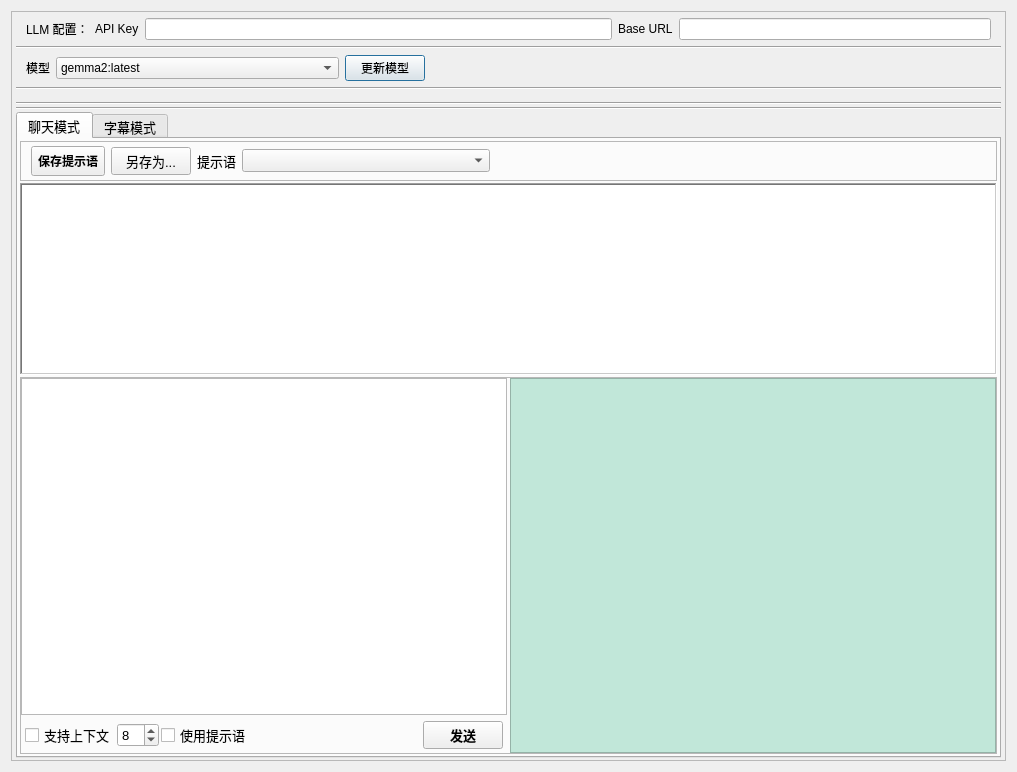
<?xml version="1.0" encoding="UTF-8"?>
<ui version="4.0">
 <class>dlgLlmPrompter</class>
 <widget class="QDialog" name="dlgLlmPrompter">
  <property name="geometry">
   <rect>
    <x>0</x>
    <y>0</y>
    <width>1017</width>
    <height>772</height>
   </rect>
  </property>
  <property name="windowTitle">
   <string>提示语调整工具</string>
  </property>
  <property name="layoutDirection">
   <enum>Qt::LeftToRight</enum>
  </property>
  <layout class="QVBoxLayout" name="verticalLayout_2">
   <item>
    <widget class="QFrame" name="freSetting">
     <property name="frameShape">
      <enum>QFrame::StyledPanel</enum>
     </property>
     <layout class="QVBoxLayout" name="vlytSetting" stretch="0,0,0,0,0,0,0,2">
      <property name="spacing">
       <number>2</number>
      </property>
      <property name="sizeConstraint">
       <enum>QLayout::SetMinAndMaxSize</enum>
      </property>
      <property name="leftMargin">
       <number>4</number>
      </property>
      <property name="topMargin">
       <number>2</number>
      </property>
      <property name="rightMargin">
       <number>4</number>
      </property>
      <property name="bottomMargin">
       <number>2</number>
      </property>
      <item>
       <widget class="QFrame" name="freLLM">
        <property name="frameShape">
         <enum>QFrame::NoFrame</enum>
        </property>
        <layout class="QHBoxLayout" name="hlytLLM" stretch="0,0,3,0,2">
         <property name="leftMargin">
          <number>10</number>
         </property>
         <property name="topMargin">
          <number>4</number>
         </property>
         <property name="rightMargin">
          <number>10</number>
         </property>
         <property name="bottomMargin">
          <number>4</number>
         </property>
         <item>
          <widget class="QLabel" name="lblLLM">
           <property name="text">
            <string>LLM 配置：</string>
           </property>
          </widget>
         </item>
         <item>
          <widget class="QLabel" name="lblApiKey">
           <property name="text">
            <string>API Key</string>
           </property>
          </widget>
         </item>
         <item>
          <widget class="QLineEdit" name="edtAPiKey"/>
         </item>
         <item>
          <widget class="QLabel" name="lblBaseUrl">
           <property name="text">
            <string>Base URL</string>
           </property>
          </widget>
         </item>
         <item>
          <widget class="QLineEdit" name="edtBaseUrl"/>
         </item>
        </layout>
       </widget>
      </item>
      <item>
       <widget class="Line" name="line_2">
        <property name="orientation">
         <enum>Qt::Horizontal</enum>
        </property>
       </widget>
      </item>
      <item>
       <widget class="QFrame" name="freTranslate">
        <property name="frameShape">
         <enum>QFrame::NoFrame</enum>
        </property>
        <layout class="QHBoxLayout" name="hlytTranslate" stretch="0,1,0,2">
         <property name="leftMargin">
          <number>10</number>
         </property>
         <property name="topMargin">
          <number>4</number>
         </property>
         <property name="rightMargin">
          <number>10</number>
         </property>
         <property name="bottomMargin">
          <number>4</number>
         </property>
         <item>
          <widget class="QLabel" name="lblLlmModel">
           <property name="text">
            <string>模型</string>
           </property>
          </widget>
         </item>
         <item>
          <widget class="QComboBox" name="cbbLlmModel">
           <property name="sizePolicy">
            <sizepolicy hsizetype="Preferred" vsizetype="Fixed">
             <horstretch>10</horstretch>
             <verstretch>10</verstretch>
            </sizepolicy>
           </property>
           <item>
            <property name="text">
             <string>gemma2:latest</string>
            </property>
           </item>
          </widget>
         </item>
         <item>
          <widget class="QPushButton" name="btnLlmRefresh">
           <property name="text">
            <string>更新模型</string>
           </property>
           <property name="icon">
            <iconset>
             <normaloff>../../resources/images/icons/更新.png</normaloff>../../resources/images/icons/更新.png</iconset>
           </property>
          </widget>
         </item>
         <item>
          <spacer name="horizontalSpacer_3">
           <property name="orientation">
            <enum>Qt::Horizontal</enum>
           </property>
           <property name="sizeHint" stdset="0">
            <size>
             <width>40</width>
             <height>20</height>
            </size>
           </property>
          </spacer>
         </item>
        </layout>
       </widget>
      </item>
      <item>
       <widget class="Line" name="line_4">
        <property name="orientation">
         <enum>Qt::Horizontal</enum>
        </property>
       </widget>
      </item>
      <item>
       <spacer name="verticalSpacer">
        <property name="orientation">
         <enum>Qt::Vertical</enum>
        </property>
        <property name="sizeHint" stdset="0">
         <size>
          <width>20</width>
          <height>10</height>
         </size>
        </property>
       </spacer>
      </item>
      <item>
       <widget class="Line" name="line_3">
        <property name="orientation">
         <enum>Qt::Horizontal</enum>
        </property>
       </widget>
      </item>
      <item>
       <widget class="Line" name="line">
        <property name="orientation">
         <enum>Qt::Horizontal</enum>
        </property>
       </widget>
      </item>
      <item>
       <widget class="QTabWidget" name="tabwtLLM">
        <property name="sizePolicy">
         <sizepolicy hsizetype="Preferred" vsizetype="Preferred">
          <horstretch>0</horstretch>
          <verstretch>0</verstretch>
         </sizepolicy>
        </property>
        <property name="font">
         <font>
          <pointsize>10</pointsize>
          <bold>false</bold>
         </font>
        </property>
        <property name="currentIndex">
         <number>0</number>
        </property>
        <widget class="QWidget" name="tabChat">
         <attribute name="title">
          <string>聊天模式</string>
         </attribute>
         <layout class="QVBoxLayout" name="verticalLayout">
          <property name="spacing">
           <number>2</number>
          </property>
          <property name="leftMargin">
           <number>2</number>
          </property>
          <property name="topMargin">
           <number>2</number>
          </property>
          <property name="rightMargin">
           <number>2</number>
          </property>
          <property name="bottomMargin">
           <number>2</number>
          </property>
          <item>
           <widget class="QFrame" name="horizontalFrame">
            <property name="frameShape">
             <enum>QFrame::StyledPanel</enum>
            </property>
            <layout class="QHBoxLayout" name="horizontalLayout_4" stretch="0,0,0,1,2">
             <property name="leftMargin">
              <number>10</number>
             </property>
             <property name="topMargin">
              <number>4</number>
             </property>
             <property name="bottomMargin">
              <number>4</number>
             </property>
             <item>
              <widget class="QToolButton" name="btnSavePrompt">
               <property name="sizePolicy">
                <sizepolicy hsizetype="Fixed" vsizetype="Fixed">
                 <horstretch>0</horstretch>
                 <verstretch>0</verstretch>
                </sizepolicy>
               </property>
               <property name="minimumSize">
                <size>
                 <width>0</width>
                 <height>30</height>
                </size>
               </property>
               <property name="font">
                <font>
                 <family>宋体</family>
                 <pointsize>9</pointsize>
                 <bold>true</bold>
                </font>
               </property>
               <property name="toolTipDuration">
                <number>-1</number>
               </property>
               <property name="layoutDirection">
                <enum>Qt::LeftToRight</enum>
               </property>
               <property name="text">
                <string>保存提示语</string>
               </property>
               <property name="icon">
                <iconset>
                 <normaloff>../../resources/images/icons/保存.png</normaloff>../../resources/images/icons/保存.png</iconset>
               </property>
               <property name="autoRepeatInterval">
                <number>100</number>
               </property>
               <property name="popupMode">
                <enum>QToolButton::DelayedPopup</enum>
               </property>
               <property name="toolButtonStyle">
                <enum>Qt::ToolButtonTextBesideIcon</enum>
               </property>
               <property name="autoRaise">
                <bool>false</bool>
               </property>
               <property name="arrowType">
                <enum>Qt::NoArrow</enum>
               </property>
              </widget>
             </item>
             <item>
              <widget class="QPushButton" name="btnSaveAs">
               <property name="text">
                <string>另存为...</string>
               </property>
              </widget>
             </item>
             <item>
              <widget class="QLabel" name="lblPrompt">
               <property name="text">
                <string>提示语</string>
               </property>
              </widget>
             </item>
             <item>
              <widget class="QComboBox" name="cbbPrompt"/>
             </item>
             <item>
              <spacer name="horizontalSpacer_4">
               <property name="orientation">
                <enum>Qt::Horizontal</enum>
               </property>
               <property name="sizeHint" stdset="0">
                <size>
                 <width>40</width>
                 <height>20</height>
                </size>
               </property>
              </spacer>
             </item>
            </layout>
           </widget>
          </item>
          <item>
           <widget class="QTextEdit" name="txtPrompt">
            <property name="sizePolicy">
             <sizepolicy hsizetype="Preferred" vsizetype="Preferred">
              <horstretch>0</horstretch>
              <verstretch>0</verstretch>
             </sizepolicy>
            </property>
            <property name="autoFillBackground">
             <bool>false</bool>
            </property>
            <property name="styleSheet">
             <string notr="true"/>
            </property>
            <property name="frameShape">
             <enum>QFrame::WinPanel</enum>
            </property>
            <property name="html">
             <string>&lt;!DOCTYPE HTML PUBLIC &quot;-//W3C//DTD HTML 4.0//EN&quot; &quot;http://www.w3.org/TR/REC-html40/strict.dtd&quot;&gt;
&lt;html&gt;&lt;head&gt;&lt;meta name=&quot;qrichtext&quot; content=&quot;1&quot; /&gt;&lt;meta charset=&quot;utf-8&quot; /&gt;&lt;style type=&quot;text/css&quot;&gt;
p, li { white-space: pre-wrap; }
hr { height: 1px; border-width: 0; }
li.unchecked::marker { content: &quot;\2610&quot;; }
li.checked::marker { content: &quot;\2612&quot;; }
&lt;/style&gt;&lt;/head&gt;&lt;body style=&quot; font-family:'Microsoft YaHei UI'; font-size:10pt; font-weight:400; font-style:normal;&quot;&gt;
&lt;p style=&quot;-qt-paragraph-type:empty; margin-top:0px; margin-bottom:0px; margin-left:0px; margin-right:0px; -qt-block-indent:0; text-indent:0px; font-family:'SimSun'; font-size:9pt;&quot;&gt;&lt;br /&gt;&lt;/p&gt;&lt;/body&gt;&lt;/html&gt;</string>
            </property>
           </widget>
          </item>
          <item>
           <widget class="QFrame" name="fraChat">
            <property name="frameShape">
             <enum>QFrame::StyledPanel</enum>
            </property>
            <property name="frameShadow">
             <enum>QFrame::Raised</enum>
            </property>
            <layout class="QHBoxLayout" name="horizontalLayout_2">
             <property name="spacing">
              <number>3</number>
             </property>
             <property name="leftMargin">
              <number>0</number>
             </property>
             <property name="topMargin">
              <number>0</number>
             </property>
             <property name="rightMargin">
              <number>0</number>
             </property>
             <property name="bottomMargin">
              <number>0</number>
             </property>
             <item>
              <layout class="QVBoxLayout" name="vlytChat" stretch="0,0">
               <property name="spacing">
                <number>2</number>
               </property>
               <item>
                <widget class="QTextEdit" name="edtChatMsg">
                 <property name="styleSheet">
                  <string notr="true"/>
                 </property>
                </widget>
               </item>
               <item>
                <layout class="QHBoxLayout" name="horizontalLayout_3">
                 <property name="leftMargin">
                  <number>4</number>
                 </property>
                 <property name="topMargin">
                  <number>4</number>
                 </property>
                 <property name="rightMargin">
                  <number>4</number>
                 </property>
                 <property name="bottomMargin">
                  <number>4</number>
                 </property>
                 <item>
                  <widget class="QCheckBox" name="ckbHistory">
                   <property name="text">
                    <string>支持上下文</string>
                   </property>
                  </widget>
                 </item>
                 <item>
                  <widget class="QSpinBox" name="spbHistoryNum">
                   <property name="minimum">
                    <number>2</number>
                   </property>
                   <property name="maximum">
                    <number>20</number>
                   </property>
                   <property name="singleStep">
                    <number>2</number>
                   </property>
                   <property name="value">
                    <number>8</number>
                   </property>
                  </widget>
                 </item>
                 <item>
                  <widget class="QCheckBox" name="ckbUsePrompt">
                   <property name="text">
                    <string>使用提示语</string>
                   </property>
                  </widget>
                 </item>
                 <item>
                  <spacer name="horizontalSpacer">
                   <property name="orientation">
                    <enum>Qt::Horizontal</enum>
                   </property>
                   <property name="sizeHint" stdset="0">
                    <size>
                     <width>40</width>
                     <height>20</height>
                    </size>
                   </property>
                  </spacer>
                 </item>
                 <item>
                  <widget class="QPushButton" name="btnSendMsg">
                   <property name="font">
                    <font>
                     <pointsize>10</pointsize>
                     <bold>true</bold>
                    </font>
                   </property>
                   <property name="text">
                    <string>发送</string>
                   </property>
                  </widget>
                 </item>
                </layout>
               </item>
              </layout>
             </item>
             <item>
              <widget class="QTextEdit" name="txtShowMsg">
               <property name="styleSheet">
                <string notr="true">background: rgb(193, 231, 217)</string>
               </property>
              </widget>
             </item>
            </layout>
           </widget>
          </item>
         </layout>
        </widget>
        <widget class="QWidget" name="tabSubtitle">
         <attribute name="title">
          <string>字幕模式</string>
         </attribute>
         <layout class="QVBoxLayout" name="verticalLayout1">
          <property name="leftMargin">
           <number>2</number>
          </property>
          <property name="topMargin">
           <number>2</number>
          </property>
          <property name="rightMargin">
           <number>2</number>
          </property>
          <property name="bottomMargin">
           <number>2</number>
          </property>
          <item>
           <widget class="QFrame" name="freTools">
            <property name="frameShape">
             <enum>QFrame::StyledPanel</enum>
            </property>
            <property name="midLineWidth">
             <number>1</number>
            </property>
            <layout class="QHBoxLayout" name="hlytTool">
             <property name="sizeConstraint">
              <enum>QLayout::SetDefaultConstraint</enum>
             </property>
             <property name="leftMargin">
              <number>4</number>
             </property>
             <property name="topMargin">
              <number>6</number>
             </property>
             <property name="rightMargin">
              <number>4</number>
             </property>
             <property name="bottomMargin">
              <number>6</number>
             </property>
             <item>
              <widget class="QToolButton" name="btnOpenDemo">
               <property name="sizePolicy">
                <sizepolicy hsizetype="Fixed" vsizetype="Fixed">
                 <horstretch>0</horstretch>
                 <verstretch>0</verstretch>
                </sizepolicy>
               </property>
               <property name="minimumSize">
                <size>
                 <width>0</width>
                 <height>30</height>
                </size>
               </property>
               <property name="font">
                <font>
                 <family>宋体</family>
                 <pointsize>9</pointsize>
                 <bold>true</bold>
                </font>
               </property>
               <property name="toolTipDuration">
                <number>-1</number>
               </property>
               <property name="layoutDirection">
                <enum>Qt::LeftToRight</enum>
               </property>
               <property name="styleSheet">
                <string notr="true">color: red</string>
               </property>
               <property name="text">
                <string>打开字幕样本</string>
               </property>
               <property name="icon">
                <iconset>
                 <normaloff>../../resources/images/icons/打开.png</normaloff>../../resources/images/icons/打开.png</iconset>
               </property>
               <property name="autoRepeatInterval">
                <number>100</number>
               </property>
               <property name="popupMode">
                <enum>QToolButton::DelayedPopup</enum>
               </property>
               <property name="toolButtonStyle">
                <enum>Qt::ToolButtonTextBesideIcon</enum>
               </property>
               <property name="autoRaise">
                <bool>false</bool>
               </property>
               <property name="arrowType">
                <enum>Qt::NoArrow</enum>
               </property>
              </widget>
             </item>
             <item>
              <widget class="QToolButton" name="btnRun">
               <property name="sizePolicy">
                <sizepolicy hsizetype="Fixed" vsizetype="Fixed">
                 <horstretch>0</horstretch>
                 <verstretch>0</verstretch>
                </sizepolicy>
               </property>
               <property name="minimumSize">
                <size>
                 <width>0</width>
                 <height>30</height>
                </size>
               </property>
               <property name="font">
                <font>
                 <family>宋体</family>
                 <pointsize>9</pointsize>
                 <bold>true</bold>
                </font>
               </property>
               <property name="toolTipDuration">
                <number>-1</number>
               </property>
               <property name="layoutDirection">
                <enum>Qt::LeftToRight</enum>
               </property>
               <property name="styleSheet">
                <string notr="true">color: rgb(255, 170, 0)</string>
               </property>
               <property name="text">
                <string> 执行</string>
               </property>
               <property name="icon">
                <iconset>
                 <normaloff>../../resources/images/icons/启动.png</normaloff>../../resources/images/icons/启动.png</iconset>
               </property>
               <property name="autoRepeatInterval">
                <number>100</number>
               </property>
               <property name="popupMode">
                <enum>QToolButton::DelayedPopup</enum>
               </property>
               <property name="toolButtonStyle">
                <enum>Qt::ToolButtonTextBesideIcon</enum>
               </property>
               <property name="autoRaise">
                <bool>false</bool>
               </property>
               <property name="arrowType">
                <enum>Qt::NoArrow</enum>
               </property>
              </widget>
             </item>
             <item>
              <layout class="QHBoxLayout" name="horizontalLayout" stretch="0,1,1">
               <property name="leftMargin">
                <number>5</number>
               </property>
               <item>
                <widget class="QLabel" name="lblLanguage">
                 <property name="text">
                  <string>目标语言</string>
                 </property>
                </widget>
               </item>
               <item>
                <widget class="QComboBox" name="cbbTargetLanguage"/>
               </item>
               <item>
                <spacer name="horizontalSpacer_2">
                 <property name="orientation">
                  <enum>Qt::Horizontal</enum>
                 </property>
                 <property name="sizeHint" stdset="0">
                  <size>
                   <width>40</width>
                   <height>20</height>
                  </size>
                 </property>
                </spacer>
               </item>
              </layout>
             </item>
            </layout>
           </widget>
          </item>
          <item>
           <widget class="QTableView" name="tbvDemo">
            <property name="sizePolicy">
             <sizepolicy hsizetype="Expanding" vsizetype="Expanding">
              <horstretch>0</horstretch>
              <verstretch>0</verstretch>
             </sizepolicy>
            </property>
            <property name="baseSize">
             <size>
              <width>0</width>
              <height>0</height>
             </size>
            </property>
            <property name="styleSheet">
             <string notr="true"/>
            </property>
            <property name="frameShape">
             <enum>QFrame::Panel</enum>
            </property>
           </widget>
          </item>
         </layout>
        </widget>
       </widget>
      </item>
     </layout>
    </widget>
   </item>
  </layout>
 </widget>
 <resources/>
 <connections/>
</ui>
